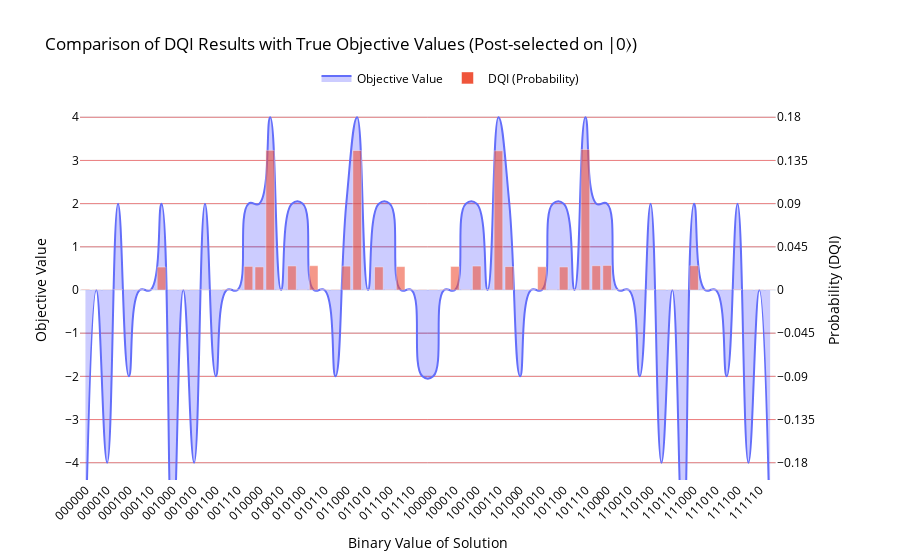

The cell this chart's notebook holds for it:
### Markdown cell above
Further, filter and combine the counts, then visualize the modified data.

### Code cell
counts_filtered = post_selection_counts(counts)
plot_results_union_plotly(
    brute_force_results,
    counts_filtered,
    plot_name="Comparison of DQI Results with True Objective Values (Post-selected on |0⟩)",
    spline_smoothing=1.3
)

### Figure 1 — Plotly figure (JSON) as saved in the notebook; plotly's stock layout.template omitted (floating-point values rounded to 4 significant figures)
{"data": [{"fill": "tozeroy", "fillcolor": "rgba(0,0,255,0.2)", "line": {"shape": "spline", "smoothing": 1.3}, "mode": "lines", "name": "Objective Value", "type": "scatter", "x": ["000000", "000001", "000010", "000011", "000100", "000101", "000110", "000111", "001000", "001001", "001010", "001011", "001100", "001101", "001110", "001111", "010000", "010001", "010010", "010011", "010100", "010101", "010110", "010111", "011000", "011001", "011010", "011011", "011100", "011101", "011110", "011111", "100000", "100001", "100010", "100011", "100100", "100101", "100110", "100111", "101000", "101001", "101010", "101011", "101100", "101101", "101110", "101111", "110000", "110001", "110010", "110011", "110100", "110101", "110110", "110111", "111000", "111001", "111010", "111011", "111100", "111101", "111110", "111111"], "xaxis": "x", "y": [-6, 0, -4, 2, -2, 0, 0, 2, -6, 0, -4, 2, -2, 0, 0, 2, 2, 4, 0, 2, 2, 0, 0, -2, 2, 4, 0, 2, 2, 0, 0, -2, -2, 0, 0, 2, 2, 0, 4, 2, -2, 0, 0, 2, 2, 0, 4, 2, 2, 0, 0, -2, 2, -4, 0, -6, 2, 0, 0, -2, 2, -4, 0, -6], "yaxis": "y"}, {"marker": {"opacity": 0.6}, "name": "DQI (Probability)", "type": "bar", "x": ["000000", "000001", "000010", "000011", "000100", "000101", "000110", "000111", "001000", "001001", "001010", "001011", "001100", "001101", "001110", "001111", "010000", "010001", "010010", "010011", "010100", "010101", "010110", "010111", "011000", "011001", "011010", "011011", "011100", "011101", "011110", "011111", "100000", "100001", "100010", "100011", "100100", "100101", "100110", "100111", "101000", "101001", "101010", "101011", "101100", "101101", "101110", "101111", "110000", "110001", "110010", "110011", "110100", "110101", "110110", "110111", "111000", "111001", "111010", "111011", "111100", "111101", "111110", "111111"], "xaxis": "x", "y": [0.0007716, 0.0004784, 0.0004938, 0.0006018, 0.0004321, 0.0004475, 0.0004629, 0.02393, 0.0004475, 0.0004475, 0.0005864, 0.0005092, 0.0004167, 0.0007253, 0.0005247, 0.02464, 0.02409, 0.1455, 0.0005555, 0.02506, 0.0003858, 0.02534, 0.0005247, 0.0005864, 0.02488, 0.1454, 0.0004938, 0.02406, 0.000571, 0.02438, 0.0004938, 0.0005555, 0.0005864, 0.0006481, 0.02457, 0.0004321, 0.02498, 0.000571, 0.1451, 0.02441, 0.0005247, 0.0004321, 0.02424, 0.0003086, 0.02404, 0.0005555, 0.1464, 0.02532, 0.02563, 0.0005864, 0.0003549, 0.0005864, 0.0004012, 0.0006018, 0.0004629, 0.0004321, 0.02534, 0.0006481, 0.0005864, 0.0004938, 0.0006481, 0.0004321, 0.0005247, 0.0003549], "yaxis": "y2"}], "layout": {"font": {"color": "black"}, "legend": {"orientation": "h", "x": 0.5, "xanchor": "center", "y": 1.02, "yanchor": "bottom"}, "title": {"text": "Comparison of DQI Results with True Objective Values (Post-selected on |0⟩)"}, "xaxis": {"anchor": "y", "domain": [0, 0.94], "tickangle": -45, "title": {"text": "Binary Value of Solution"}}, "yaxis": {"anchor": "x", "domain": [0, 1], "dtick": 1, "gridcolor": "lightblue", "range": [-4.4, 4.4], "showgrid": true, "tick0": 0, "title": {"text": "Objective Value"}}, "yaxis2": {"anchor": "x", "dtick": 0.045, "gridcolor": "lightcoral", "overlaying": "y", "range": [-0.198, 0.198], "showgrid": true, "side": "right", "tick0": 0, "title": {"text": "Probability (DQI)"}}}}
